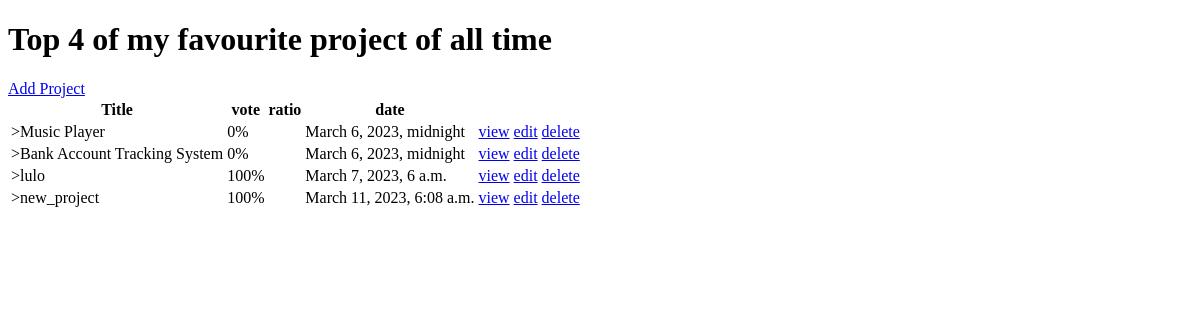
Before: / with the older database file.
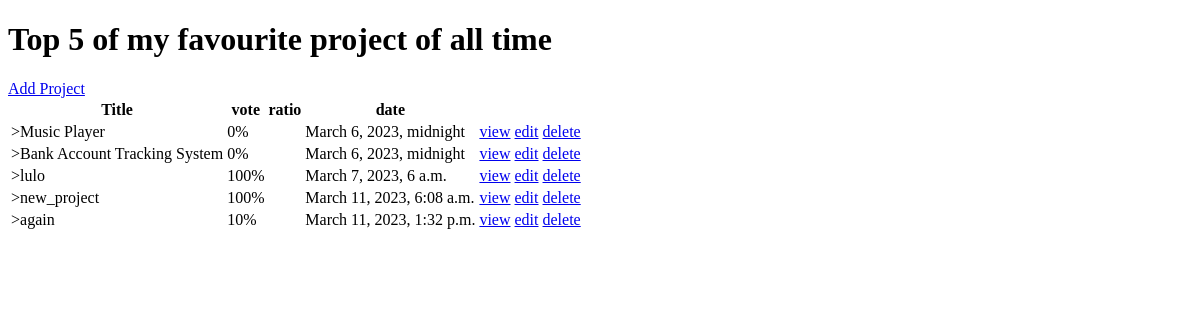
After: the same page with the newer database file.
### project_app/models.py (models this page shows, shortened)
class project(models.Model):
    title = models.CharField(max_length=200)
    description = models.TextField(null=True,blank=True)
    demo_link = models.CharField(max_length=2000,null=True,blank=True)
    source_link = models.CharField(max_length=2000)
    Tags = models.ManyToManyField('Tag',blank='True')
    vote_total = models.IntegerField(default=0,null='True',blank='True')
    vote_ratio = models.IntegerField(default=10,null='True',blank='True',validators=[MaxValueValidator(100)])
    date_of_creation = models.DateTimeField(auto_now_add=False)
    user_id = models.UUIDField(default=uuid.uuid4,unique=True,primary_key=True,editable=False)

### project_app/views.py (the view)
# urls.py: 2. Add a URL to urlpatterns:  path('', views.home, name='home')
def home(request):
    queryset = project.objects.all()
    context = {'queryset':queryset,'size':queryset.count()}
    return render(request,'project/home.html',context)

### template/project/home.html (shortened to what this page needs)
<!DOCTYPE html>
<html lang="en">
<head>
</head>
<body>
    <h1><b>Top {{size}} of my favourite project of all time</b></h1>
    {% include 'navbar.html' %}
<br>
 <table>
    <tr>
        <th>Title</th>
        <th>vote</th>
        <th>ratio </th>
        <th>date </th>
    </tr>
    {% for project in queryset %}
    <tr>
        <td>>{{project.title}}</td>
        <td>{{project.vote_ratio}}%</td>
        <td></td>
        <td>{{project.date_of_creation}}</td>
        <td><a href="{% url 'ayush' project.user_id %}">view </a</td>
        <td><a href="{% url 'update_form' project.user_id %}">edit </a</td>
        <td><a href="{% url 'delete_project' project.user_id %}">delete </a</td>
    </tr>
    {% endfor %}
 </table>
</body>
</html>

### template/navbar.html (shortened to what this page needs)
<!DOCTYPE html>
<html lang="en">
<head>
</head>
<body>
     <a href="{% url 'project_form' %}">Add Project</a>
</body>
</html>

Changed rows visible on the page:
added project: title "again", vote_ratio "10", date_of_creation "March 11, 2023, 1:32 p.m."
Other visible differences:
{{ size }}: "4" → "5"
